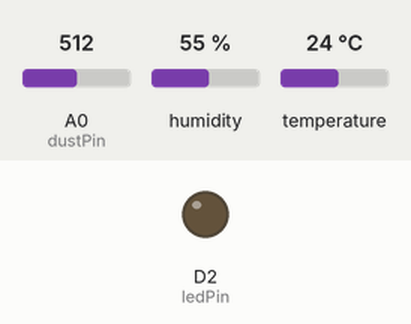
Bench run of a sketch on a simulated ESP8266 (Wemos D1 mini). Parts: output pins drawn as LEDs (lit = HIGH). The test bench sets the inputs (shaded band); at power-on: A0 (dustPin) = 512, humidity 55 %, temperature 24 °C. WiFi joins after 1.5 s; servers stay silent unless stated; network time is answered at once with the bench clock; the local clock reads 2024-03-15 10:24:30 at power-on unless the sketch sets it; what the sketch prints to the serial monitor is not drawn.

Above: at 0.1 s.
At 1.6 s:
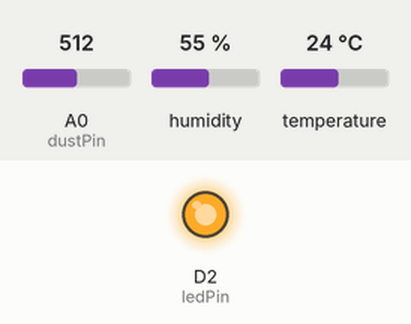
Timing chart, 0 to 3.1 s (numbered marks = the images above):
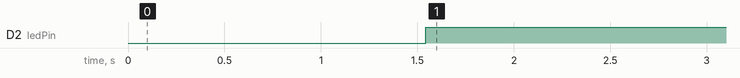

The sketch:

esp8266.ino
```cpp
#include "DHTesp.h"
#include <NTPClient.h>
#include <WiFiUdp.h>
#include <TridentTD_LineNotify.h>
#define SSID "xxxxxxxxxx"
#define PASSWORD "xxxxxxxxxx"
#define LINE_TOKEN1 "xxxxxxxxxx" //Line token - with Owner
#define LINE_TOKEN2 "xxxxxxxxxx" //Line token - for Family Group

DHTesp dht;
String IPaddress;

int dustPin = A0;
int ledPin = D2;

float voltsMeasured = 0;
float calcVoltage = 0;
float dustDensity = 0;

const long utcOffsetInSeconds = 25200;
char daysOfTheWeek[7][12] = {"Sunday", "Monday", "Tuesday", "Wednesday", "Thursday", "Friday", "Saturday"};

// Define NTP Client to get time
WiFiUDP ntpUDP;
NTPClient timeClient(ntpUDP, "pool.ntp.org", utcOffsetInSeconds);

void setup()
{
  Serial.begin(115200);
  pinMode(ledPin,OUTPUT);
  dht.setup(D4, DHTesp::DHT22);
  WiFi.begin(SSID, PASSWORD);
  Serial.printf("WiFi connecting to %s\n", SSID);
  while (WiFi.status() != WL_CONNECTED) {
    Serial.print(".");
    delay(500);
  }
  Serial.printf("\nWiFi connected\nIP : ");
  Serial.println(WiFi.localIP());
  Serial.println(LINE.getVersion());
  LINE.setToken(LINE_TOKEN1);
  IPaddress =  WiFi.localIP().toString();
  LINE.notify("WeMos D1 R1 ทำการเชื่อมต่อ WiFi เรียบร้อย \nIP Address : "+ IPaddress);
  timeClient.begin();
}


void loop()
{
  timeClient.update();
  Serial.print(daysOfTheWeek[timeClient.getDay()]);
  Serial.print(", ");
  Serial.print(timeClient.getHours());
  Serial.print(":");
  Serial.print(timeClient.getMinutes());
  Serial.print(":");
  Serial.println(timeClient.getSeconds());
  Serial.println(timeClient.getFormattedTime());

  float h = dht.getHumidity();
  float t = dht.getTemperature();
  float f = dht.toFahrenheit(t);

  digitalWrite(ledPin,LOW); // power on the LED
  delayMicroseconds(280);

  voltsMeasured = analogRead(dustPin); // read the dust value

  delayMicroseconds(40);
  digitalWrite(ledPin,HIGH); // turn the LED off
  delayMicroseconds(9680);

  //measure your 5v and change below
  calcVoltage = voltsMeasured * (3.3 / 1024.0);
  dustDensity = 0.17 * calcVoltage - 0.1;
  dustDensity = dustDensity * 1000;
  if (dustDensity <= 0.00) {
    dustDensity = 0.00;
  }

  Serial.println("GP2Y1010AU0F readings");
  Serial.print("Raw Signal Value (ค่าดิบจากเครื่องวัด) = ");
  Serial.println(voltsMeasured);
  Serial.print("Voltage = ");
  Serial.println(calcVoltage);
  Serial.print("Dust Density (ความหนาแน่นของฝุ่นละอองในอากาศ) = ");
  Serial.print(dustDensity); // mg/m3
  Serial.println(" µg/m³");
  Serial.print("");

  Serial.println("Status\t\tHumidity (%)\tTemperature (°C)\t(°F)");
  Serial.print(dht.getStatusString());
  Serial.print("\t\t");
  Serial.print(h, 1);
  Serial.print("\t\t\t");
  Serial.print(t, 1);
  Serial.print("\t\t\t\t");
  Serial.println(dht.toFahrenheit(t), 1);

  int hour = 0;
  for (int i = 0; i <= 23;i++) {
    if ( timeClient.getHours()  == hour && timeClient.getMinutes()  == 0 && timeClient.getSeconds()  < 5) {
      LINE.setToken(LINE_TOKEN2);
      LINE.notify("รายงานสภาพอากาศ ณ ปัจจุบัน\nความชื้นในอากาศ = "+ String (h) +" %\nอุณหภูมิภายในบ้านเรือน = " + String (t) +" °C (" + (f) + " °F)\nคุณภาพอากาศ , PM 2.5 ภายในบ้านเรือน = " + String (dustDensity) +" µg/m³");
    }
    hour = hour+1;
  }

  if ((timeClient.getMinutes()  == 0 || timeClient.getMinutes()  == 30) && timeClient.getSeconds()  < 5) {
    LINE.setToken(LINE_TOKEN1);

    LINE.notify(String (daysOfTheWeek[timeClient.getDay()]) + ", " + String (timeClient.getHours()) + " : " + String (timeClient.getMinutes()) + " : "
	+ String (timeClient.getSeconds()) + "\n\nGP2Y1010AU0F - Raw Signal Value =" + String (voltsMeasured) + "\nVoltage = " + String (calcVoltage) + "\nDust Density = " + String (dustDensity)
    + " µg/m³\n\nDHT22 - Status = " + String (dht.getStatusString()) + "\nHumidity (%) = " + String (h) + "\nTemperature °C (°F) = " + String (t) + "( " + String (f)
    + " )");
  }

  delay(5000);
}
```

Measured:
- by itself, D2 (ledPin): LOW → HIGH at 1.5 s
